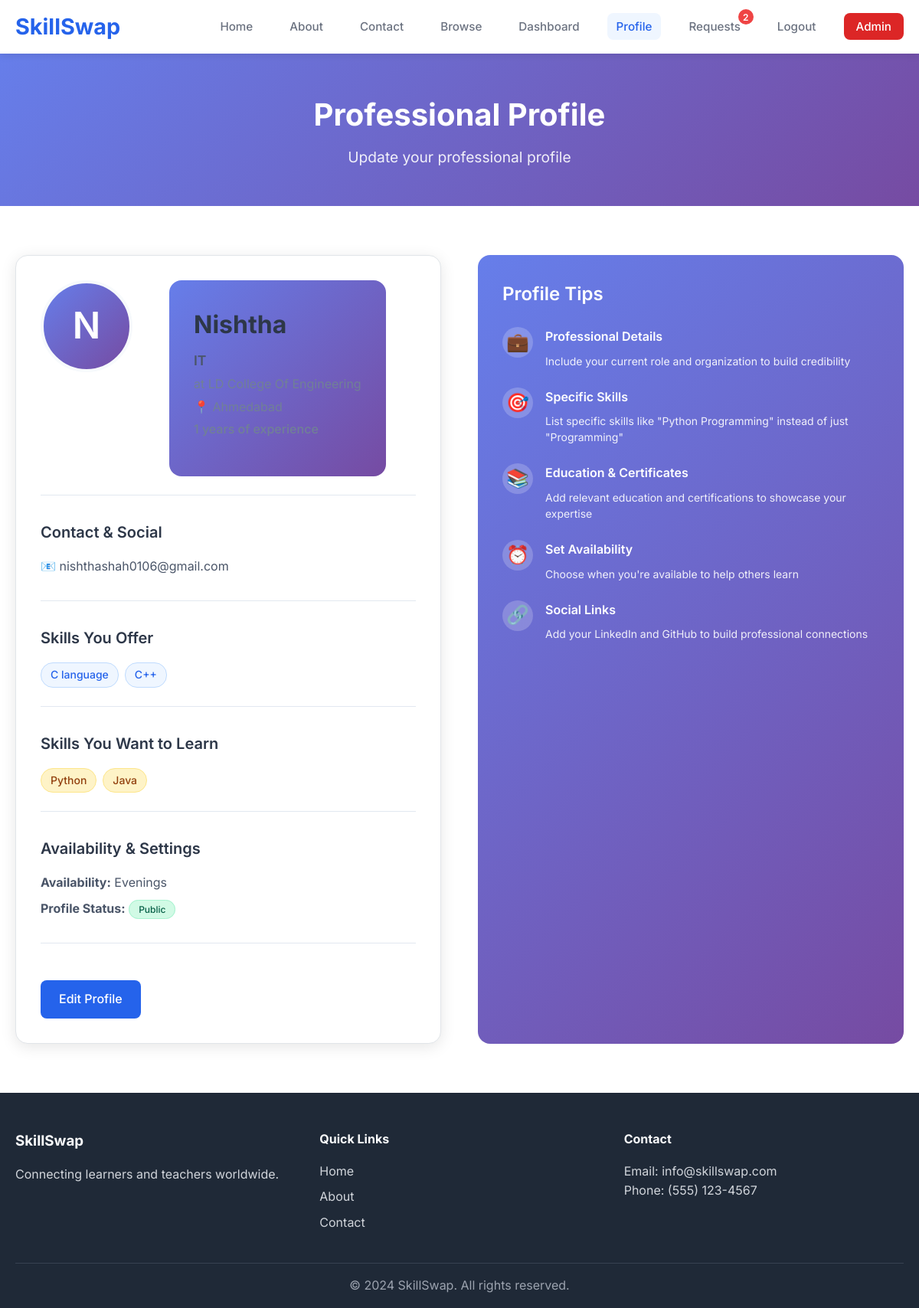
The app's page /profile (signed in) with its own data.
### app.py (models this page shows, shortened)
class User(UserMixin, db.Model):
    id = db.Column(db.Integer, primary_key=True)
    full_name = db.Column(db.String(100), nullable=False)
    email = db.Column(db.String(120), unique=True, nullable=False)
    password_hash = db.Column(db.String(255), nullable=False)
    profile_photo = db.Column(db.String(255))
    location = db.Column(db.String(100))
    created_at = db.Column(db.DateTime, default=db.func.current_timestamp())
    last_seen = db.Column(db.DateTime, default=db.func.current_timestamp())
    profile = db.relationship('Profile', backref='user', uselist=False)

class Profile(db.Model):
    id = db.Column(db.Integer, primary_key=True)
    user_id = db.Column(db.Integer, db.ForeignKey('user.id'), nullable=False)
    current_profession = db.Column(db.String(100))
    current_organization = db.Column(db.String(100))
    location = db.Column(db.String(100))
    website = db.Column(db.String(200))
    linkedin = db.Column(db.String(200))
    github = db.Column(db.String(200))
    skills_offering = db.Column(db.Text)  # JSON string of skills
    skills_wanting = db.Column(db.Text)   # JSON string of skills
    experience_years = db.Column(db.Integer)  # Years of experience
    experience_details = db.Column(db.Text)   # Detailed experience description
    education = db.Column(db.Text)  # JSON string of education entries
    certificates = db.Column(db.Text)  # JSON string of certificates
    availability = db.Column(db.String(50))  # weekdays, weekends, evenings
    is_public = db.Column(db.Boolean, default=True)
    bio = db.Column(db.Text)
    updated_at = db.Column(db.DateTime, default=db.func.current_timestamp(), onupdate=db.func.current_timestamp())

### app.py (the view, shortened to what this page needs)
@app.route('/profile', methods=['GET', 'POST'])
@login_required
def profile():
    profile = Profile.query.filter_by(user_id=current_user.id).first()
    import json
    skills_offering = []
    skills_wanting = []
    education = []
    certificates = []
    if profile:
        try:
            skills_offering = json.loads(profile.skills_offering) if profile.skills_offering else []
            skills_wanting = json.loads(profile.skills_wanting) if profile.skills_wanting else []
            education = json.loads(profile.education) if profile.education else []
            certificates = json.loads(profile.certificates) if profile.certificates else []
        except:
            skills_offering = []
            skills_wanting = []
            education = []
            certificates = []
    return render_template('profile.html', profile=profile, skills_offering=skills_offering, skills_wanting=skills_wanting, education=education, certificates=certificates)

### app.py (called while the page is built)
@login_manager.user_loader
def load_user(user_id):
    return User.query.get(int(user_id))

@app.context_processor
def inject_pending_requests():
    if current_user.is_authenticated:
        current_user.last_seen = datetime.utcnow()
        db.session.commit()
        pending_requests_count = SwapRequest.query.filter_by(
            receiver_id=current_user.id,
            status='pending'
        ).count()
        return {'pending_requests_count': pending_requests_count}
    return {'pending_requests_count': 0}

@app.context_processor
def inject_unread_messages():
    if current_user.is_authenticated:
        chats = Chat.query.filter(
            db.or_(
                Chat.user1_id == current_user.id,
                Chat.user2_id == current_user.id
            )
        ).all()
        total_unread = 0
        for chat in chats:
            unread_count = chat.messages.filter(
                db.and_(
                    ChatMessage.sender_id != current_user.id,
                    ChatMessage.is_read == False
                )
            ).count()
            total_unread += unread_count
        return {'unread_messages_count': total_unread}
    return {'unread_messages_count': 0}

### templates/profile.html (shortened to what this page needs)
<!DOCTYPE html>
<html lang="en">
<head>
    <link rel="stylesheet" href="{{ url_for('static', filename='css/style.css') }}">
</head>
<body>
    <header class="header">
        <nav class="navbar">
            <div class="nav-container">
                <div class="nav-logo">
                    <h1>SkillSwap</h1>
                </div>
                <ul class="nav-menu">
                    <li class="nav-item">
                        <a href="{{ url_for('homepage') }}" class="nav-link">Home</a>
                    </li>
                    <li class="nav-item">
                        <a href="{{ url_for('about') }}" class="nav-link">About</a>
                    </li>
                    <li class="nav-item">
                        <a href="{{ url_for('contact') }}" class="nav-link">Contact</a>
                    </li>
                    <li class="nav-item">
                        <a href="{{ url_for('browse') }}" class="nav-link">Browse</a>
                    </li>
                    <li class="nav-item">
                        <a href="{{ url_for('dashboard') }}" class="nav-link">Dashboard</a>
                    </li>
                    <li class="nav-item">
                        <a href="{{ url_for('profile') }}" class="nav-link active">Profile</a>
                    </li>
                    <li class="nav-item">
                        <a href="{{ url_for('requests') }}" class="nav-link">
                            Requests
                            {% if pending_requests_count > 0 %}
                                <span class="notification-badge">{{ pending_requests_count }}</span>
                            {% endif %}
                        </a>
                    </li>
                    <li class="nav-item">
                        <a href="{{ url_for('logout') }}" class="nav-link">Logout</a>
                    </li>
                    <li class="nav-item admin-nav-item">
                        <a href="{{ url_for('admin_login') }}" class="nav-link admin-link">Admin</a>
                    </li>
                </ul>
            </div>
        </nav>
    </header>
    <main class="main">
        <section class="page-header">
            <div class="container">
                <h1 class="page-title">Professional Profile</h1>
                <p class="page-subtitle">{{ 'Update your professional profile' if profile else 'Complete your professional profile' }}</p>
            </div>
        </section>
        <section class="profile-content">
            <div class="container">
                {% set editing = request.args.get('edit') == '1' %}
                <div class="profile-form-container">
                    {% if profile and not editing %}
                        <div class="profile-display">
                            <div class="profile-header">
                                <div class="profile-photo-section">
                                    {% if current_user.profile_photo %}
                                        <img src="{{ url_for('static', filename=current_user.profile_photo) }}" alt="Profile Photo" class="profile-photo">
                                    {% else %}
                                        <div class="profile-photo-placeholder">
                                            <span>{{ current_user.full_name[0].upper() }}</span>
                                        </div>
                                    {% endif %}
                                </div>
                                <div class="profile-info">
                                    <h2>{{ current_user.full_name }}</h2>
                                    {% if profile.current_profession %}
                                        <p class="profession">{{ profile.current_profession }}</p>
                                    {% endif %}
                                    {% if profile.current_organization %}
                                        <p class="organization">at {{ profile.current_organization }}</p>
                                    {% endif %}
                                    {% if profile.location %}
                                        <p class="location">📍 {{ profile.location }}</p>
                                    {% endif %}
                                    {% if profile.experience_years %}
                                        <p class="experience">{{ profile.experience_years }} years of experience</p>
                                    {% endif %}
                                </div>
                            </div>
                            <div class="profile-section">
                                <h3>Contact & Social</h3>
                                <div class="contact-links">
                                    <p class="email">📧 {{ current_user.email }}</p>
                                </div>
                            </div>
                            <div class="profile-section">
                                <h3>Skills You Offer</h3>
                                <div class="skills-tags">
                                    {% for skill in skills_offering %}
                                        <span class="skill-tag offering">{{ skill }}</span>
                                    {% else %}
                                        <span class="skill-tag none">None listed</span>
                                    {% endfor %}
                                </div>
                            </div>
                            <div class="profile-section">
                                <h3>Skills You Want to Learn</h3>
                                <div class="skills-tags">
                                    {% for skill in skills_wanting %}
                                        <span class="skill-tag wanting">{{ skill }}</span>
                                    {% else %}
                                        <span class="skill-tag none">None listed</span>
                                    {% endfor %}
                                </div>
                            </div>
                            <div class="profile-section">
                                <h3>Availability & Settings</h3>
                                <div class="settings-info">
                                    <p><strong>Availability:</strong> {{ profile.availability.title() if profile.availability else 'Not set' }}</p>
                                    <p><strong>Profile Status:</strong>
                                        <span class="status-badge {% if profile.is_public %}status-public{% else %}status-private{% endif %}">
                                            {{ 'Public' if profile.is_public else 'Private' }}
                                        </span>
                                    </p>
                                </div>
                            </div>
                            <a href="{{ url_for('profile', edit=1) }}" class="btn btn-primary" style="margin-top:1rem;">Edit Profile</a>
                        </div>
                    {% endif %}
                    <div class="profile-info">
                        <h3>Profile Tips</h3>
                        <div class="tips-list">
                            <div class="tip-item">
                                <div class="tip-icon">💼</div>
                                <div class="tip-content">
                                    <h4>Professional Details</h4>
                                    <p>Include your current role and organization to build credibility</p>
                                </div>
                            </div>
                            <div class="tip-item">
                                <div class="tip-icon">🎯</div>
                                <div class="tip-content">
                                    <h4>Specific Skills</h4>
                                    <p>List specific skills like "Python Programming" instead of just "Programming"</p>
                                </div>
                            </div>
                            <div class="tip-item">
                                <div class="tip-icon">📚</div>
                                <div class="tip-content">
                                    <h4>Education & Certificates</h4>
                                    <p>Add relevant education and certifications to showcase your expertise</p>
                                </div>
                            </div>
                            <div class="tip-item">
                                <div class="tip-icon">⏰</div>
                                <div class="tip-content">
                                    <h4>Set Availability</h4>
                                    <p>Choose when you're available to help others learn</p>
                                </div>
                            </div>
                            <div class="tip-item">
                                <div class="tip-icon">🔗</div>
                                <div class="tip-content">
                                    <h4>Social Links</h4>
                                    <p>Add your LinkedIn and GitHub to build professional connections</p>
                                </div>
                            </div>
                        </div>
                    </div>
                </div>
            </div>
        </section>
    </main>
    <footer class="footer">
        <div class="container">
            <div class="footer-content">
                <div class="footer-section">
                    <h3>SkillSwap</h3>
                    <p>Connecting learners and teachers worldwide.</p>
                </div>
                <div class="footer-section">
                    <h4>Quick Links</h4>
                    <ul>
                        <li><a href="{{ url_for('homepage') }}">Home</a></li>
                        <li><a href="{{ url_for('about') }}">About</a></li>
                        <li><a href="{{ url_for('contact') }}">Contact</a></li>
                    </ul>
                </div>
                <div class="footer-section">
                    <h4>Contact</h4>
                    <p>Email: info@skillswap.com</p>
                    <p>Phone: (555) 123-4567</p>
                </div>
            </div>
            <div class="footer-bottom">
                <p>&copy; 2024 SkillSwap. All rights reserved.</p>
            </div>
        </div>
    </footer>
</body>
</html>

### records on screen
User: full_name "N", full_name "Nishtha", email "nishthashah0106@gmail.com"
Profile: current_profession "IT", current_organization "LD College Of Engineering", availability "Evenings", is_public "Public"

### other values on screen
{{ pending_requests_count }} "2"
{{ skill }} "C language" "C++"
{{ skill }} "Python" "Java"
